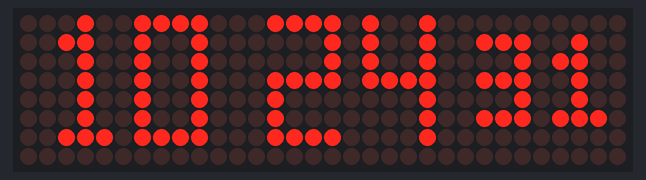
This sketch was run on a simulated ESP32-C3. On the bench: 32×8 LED matrix. WiFi joins after 1.5 s; servers stay silent unless stated; the local clock reads 2024-03-15 10:24:30 at power-on unless the sketch sets it; EEPROM starts erased; web services answer with replies made up by the test bench; what the sketch prints to the serial monitor is not drawn.

Above: at 1.9 s.
At 5.9 s:
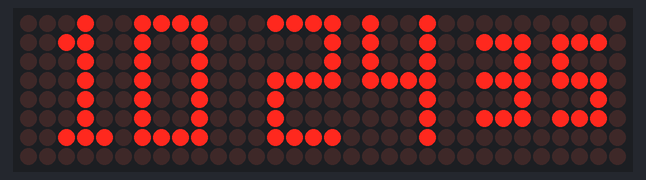
At 10.9 s:
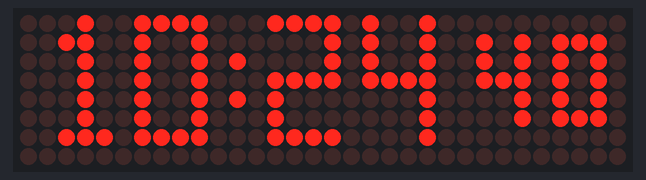
At 19.9 s:
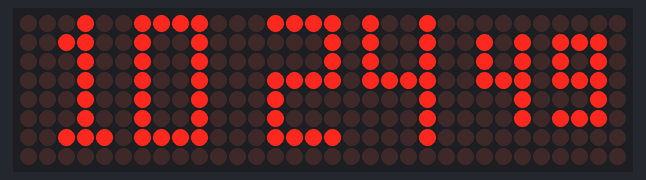
At 28.9 s:
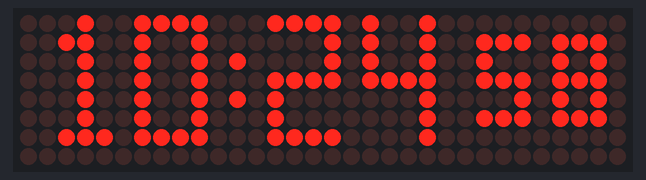
At 38.9 s:
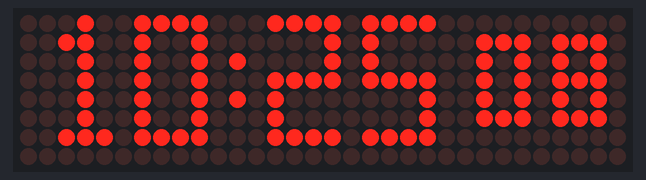

Measured:
- what the display in image 0 shows lasts 0.9 s, from 1.9 s to 2.8 s
- what the display in image 1 shows lasts 1.0 s, from 5.8 s to 6.8 s

The sketch:

Max7219_Clock_1.ino
```cpp
// ===============================================
// ESP32C3 MAX7219 NTP Clock - Enhanced Version
// Features: WiFi recovery, EEPROM config, auto-geolocation, power optimization
// ===============================================

#include <WiFi.h>
#include <WiFiClient.h>
#include <HTTPClient.h>
#include <EEPROM.h>
#include <time.h>
#include <MD_Parola.h>
#include <SPI.h>
#include <ArduinoJson.h>

#include "Font_Data.h"
#include "WiFiConfig.h"

// =============== HARDWARE CONFIGURATION ===============
#define HARDWARE_TYPE MD_MAX72XX::FC16_HW
#define MAX_DEVICES 4

// Display SPI pins (ESP32-C3 Super Mini pinout)
// On the Super Mini breakout the exposed SPI pins are:
//   SCK  -> GPIO4
//   MOSI -> GPIO6
//   CS   -> GPIO7
// (MISO is not used by MAX7219)
#define CLK_PIN   18
#define DATA_PIN  23
#define CS_PIN    5

MD_Parola P = MD_Parola(HARDWARE_TYPE, DATA_PIN, CLK_PIN, CS_PIN, MAX_DEVICES);

// =============== DISPLAY CONFIGURATION ===============
#define SPEED_TIME  75
#define PAUSE_TIME  0
#define MAX_MESG    20

// =============== TIME CONFIGURATION ===============
// Timezone in seconds: Auto-detected from geolocation during startup
// Fallback: 0 = UTC (will be overridden by geolocation)
int32_t TIMEZONE_SECONDS = 0;
const int DST = 0;

// NTP servers for time synchronization
const char* NTP_SERVERS[] = {"pool.ntp.org", "time.nist.gov"};

// Geolocation API endpoint
const char* GEOLOCATION_API = "http://ip-api.com/json/?fields=country,city,lat,lon,timezone,offset";

// =============== EEPROM CONFIGURATION ===============
#define EEPROM_SIZE 512
#define SSID_ADDR 0
#define PASS_ADDR 33
#define INIT_FLAG_ADDR 66
#define TIMEZONE_ADDR 70
#define LOCATION_ADDR 80

// =============== WIFI CONFIGURATION ===============
#define WIFI_RETRY_DELAY 500      // ms between connection attempts
#define WIFI_MAX_RETRIES 20       // max attempts during setup
#define WIFI_RECONNECT_INTERVAL 30000  // check connection every 30s
#define WIFI_RECONNECT_TIMEOUT 10000   // timeout for reconnection attempt

// =============== GLOBAL VARIABLES ===============
// Time variables
uint16_t h, m, s;
uint8_t dow, day, month;
String year;

// Display buffers
char szTime[9];      // HH:MM\0
char szsecond[4];    // SS\0

// WiFi state tracking
uint32_t lastWiFiCheck = 0;
bool wifiConnected = false;

// Geolocation data
struct {
  char country[32];
  char city[32];
  float latitude;
  float longitude;
  char timezone[40];
  int32_t utcOffset;  // UTC offset in seconds
} location;

// Configuration storage
struct {
  char ssid[32];
  char password[65];
} wifiConfig;


// =============== EEPROM MANAGEMENT ===============
/**
 * Initialize EEPROM and load WiFi credentials if available
 */
void initEEPROM() {
  EEPROM.begin(EEPROM_SIZE);

  uint8_t initFlag = EEPROM.read(INIT_FLAG_ADDR);
  if (initFlag == 0xAA) {
    // Load previously saved credentials
    EEPROM.readString(SSID_ADDR, wifiConfig.ssid, sizeof(wifiConfig.ssid));
    EEPROM.readString(PASS_ADDR, wifiConfig.password, sizeof(wifiConfig.password));

    // Validate loaded credentials - if SSID is empty, reset to defaults
    if (strlen(wifiConfig.ssid) == 0) {
      debugPrint("EEPROM credentials corrupted! Resetting to defaults...");
      strcpy(wifiConfig.ssid, DEFAULT_SSID);
      strcpy(wifiConfig.password, DEFAULT_PASSWORD);
      saveWiFiConfig();
    } else {
      debugPrint("Loaded WiFi credentials from EEPROM");
    }
  } else {
    // First run - use default credentials from WiFiConfig.h
    strcpy(wifiConfig.ssid, DEFAULT_SSID);
    strcpy(wifiConfig.password, DEFAULT_PASSWORD);
    saveWiFiConfig();
    debugPrint("Using default WiFi credentials");
  }
}

/**
 * Save WiFi credentials to EEPROM for persistence
 */
void saveWiFiConfig() {
  EEPROM.writeString(SSID_ADDR, wifiConfig.ssid);
  EEPROM.writeString(PASS_ADDR, wifiConfig.password);
  EEPROM.write(INIT_FLAG_ADDR, 0xAA);
  EEPROM.commit();
}

// =============== DEBUG UTILITIES ===============
/**
 * Wrapper for Serial print with minimal overhead
 */
void debugPrint(const char* msg) {
  Serial.println(msg);
}

// =============== GEOLOCATION & TIMEZONE ===============
/**
 * Fetch geolocation and timezone information from IP-API
 * Updates global location struct and TIMEZONE_SECONDS
 */
bool fetchGeolocation() {
  debugPrint("Fetching geolocation and timezone...");

  HTTPClient http;
  http.begin(GEOLOCATION_API);
  http.setConnectTimeout(5000);
  http.setTimeout(5000);

  int httpCode = http.GET();

  if (httpCode != HTTP_CODE_OK) {
    debugPrint("Geolocation API request failed");
    http.end();
    return false;
  }

  String payload = http.getString();
  http.end();

  Serial.print("Geolocation response: ");
  Serial.println(payload);

  // Parse JSON response
  StaticJsonDocument<256> doc;
  DeserializationError error = deserializeJson(doc, payload);

  if (error) {
    debugPrint("JSON parsing failed");
    return false;
  }

  // Extract location data
  strlcpy(location.country, doc["country"] | "Unknown", sizeof(location.country));
  strlcpy(location.city, doc["city"] | "Unknown", sizeof(location.city));
  location.latitude = doc["lat"] | 0.0f;
  location.longitude = doc["lon"] | 0.0f;
  strlcpy(location.timezone, doc["timezone"] | "UTC", sizeof(location.timezone));
  location.utcOffset = doc["offset"] | 0;

  // Debug: show raw offset value returned by API
  Serial.print("Raw timezone offset from API: ");
  Serial.println(location.utcOffset);

  // Normalize offset: if the API returned a small number (likely hours),
  // convert to seconds expected by configTime(). If it's already in
  // seconds (large magnitude), leave as-is.
  if (abs(location.utcOffset) < 1000) {
    Serial.print("Interpreting offset as hours, converting to seconds: ");
    Serial.println(location.utcOffset);
    location.utcOffset = location.utcOffset * 3600;
    Serial.print("Normalized timezone offset (seconds): ");
    Serial.println(location.utcOffset);
  }

  // Update timezone offset used by NTP config
  TIMEZONE_SECONDS = location.utcOffset;

  // Log location info (use helper for consistent formatting)
  printLocationInfo();

  return true;
}

/**
 * Print formatted location and timezone information to Serial
 */
void printLocationInfo() {
  debugPrint("=== Geolocation Information ===");
  // Location: City, Country (lat, lon)
  Serial.print("Location: ");
  Serial.print(location.city[0] ? location.city : "Unknown");
  Serial.print(", ");
  Serial.print(location.country[0] ? location.country : "Unknown");
  Serial.print(" (");
  Serial.print(location.latitude, 4);
  Serial.print(", ");
  Serial.print(location.longitude, 4);
  Serial.print(")\t");

  // Timezone: Name (UTC±hours)
  float hours = location.utcOffset / 3600.0f;
  Serial.print("Timezone: ");
  Serial.print(location.timezone[0] ? location.timezone : "UTC");
  Serial.print(" (UTC");
  Serial.print(hours, 2);
  Serial.println(")");
}

/**
 * Save location data to EEPROM
 */
void saveLocationData() {
  // Note: Full location struct is large for EEPROM
  // Save critical data (timezone offset) only
  // Ensure we store seconds (not hours). If utcOffset looks like hours, convert.
  int32_t storeOffset = location.utcOffset;
  if (abs(storeOffset) < 1000) {
    Serial.print("Converting location.utcOffset from hours to seconds before saving: ");
    Serial.println(storeOffset);
    storeOffset = storeOffset * 3600;
    Serial.print("Stored timezone offset (seconds): ");
    Serial.println(storeOffset);
  }
  EEPROM.put(TIMEZONE_ADDR, storeOffset);
  EEPROM.commit();
}

/**
 * Load location data from EEPROM
 */
void loadLocationData() {
  EEPROM.get(TIMEZONE_ADDR, location.utcOffset);
  Serial.print("Raw timezone offset read from EEPROM: ");
  Serial.println(location.utcOffset);

  // If value looks like hours (small magnitude), convert to seconds
  if (abs(location.utcOffset) < 1000 && location.utcOffset != 0) {
    Serial.print("Interpreting EEPROM offset as hours, converting to seconds: ");
    Serial.println(location.utcOffset);
    location.utcOffset = location.utcOffset * 3600;
    Serial.print("Normalized EEPROM timezone offset (seconds): ");
    Serial.println(location.utcOffset);
  }

  TIMEZONE_SECONDS = location.utcOffset;
  if (location.utcOffset != 0) {
    debugPrint("Loaded timezone offset from EEPROM");
  }
}

// =============== DISPLAY FUNCTIONS ===============
/**
 * Format seconds into "SS" string
 */
void formatSeconds(char* buffer) {
  sprintf(buffer, "%02d", s);
}

/**
 * Format time into "HH:MM" or "HH MM" string (with flasher effect)
 */
void formatTime(char* buffer, bool showColon = true) {
  sprintf(buffer, "%02d%c%02d", h, (showColon ? ':' : ' '), m);
}

// =============== TIME SYNCHRONIZATION ===============
/**
 * Synchronize time from NTP servers
 * Uses configTime() which handles timezone offset
 */
void syncTimeFromNTP() {
  debugPrint("Synchronizing time from NTP...");
  Serial.print("Using timezone offset (seconds): ");
  Serial.println(TIMEZONE_SECONDS);

  configTime(TIMEZONE_SECONDS, DST, NTP_SERVERS[0], NTP_SERVERS[1]);

  // Wait for time to be set (max 10 seconds)
  uint32_t startTime = millis();
  time_t now = time(nullptr);

  while (now < 24 * 3600 && (millis() - startTime) < 10000) {
    delay(100);
    now = time(nullptr);
  }

  if (now > 24 * 3600) {
    debugPrint("Time synchronized successfully");
    // Print the synchronized time
    time_t syncTime = time(nullptr);
    struct tm* p_tm = localtime(&syncTime);
    Serial.print("Fetched UTC time: ");
    Serial.print(p_tm->tm_year + 1900);
    Serial.print("-");
    if (p_tm->tm_mon + 1 < 10) Serial.print("0");
    Serial.print(p_tm->tm_mon + 1);
    Serial.print("-");
    if (p_tm->tm_mday < 10) Serial.print("0");
    Serial.print(p_tm->tm_mday);
    Serial.print(" ");
    if (p_tm->tm_hour < 10) Serial.print("0");
    Serial.print(p_tm->tm_hour);
    Serial.print(":");
    if (p_tm->tm_min < 10) Serial.print("0");
    Serial.print(p_tm->tm_min);
    Serial.print(":");
    if (p_tm->tm_sec < 10) Serial.print("0");
    Serial.println(p_tm->tm_sec);
  } else {
    debugPrint("WARNING: Time sync timed out");
  }
}

/**
 * Update global time variables from system time
 */
void updateTime() {
  time_t now = time(nullptr);
  struct tm* p_tm = localtime(&now);

  h = p_tm->tm_hour;
  m = p_tm->tm_min;
  s = p_tm->tm_sec;
}

// =============== WIFI MANAGEMENT ===============
/**
 * Initialize WiFi connection with timeout
 * Returns true if connected successfully
 */
bool initializeWiFi() {
  debugPrint("Connecting to WiFi...");
  Serial.print("SSID: ");
  Serial.println(wifiConfig.ssid);
  Serial.print("Password: ");
  Serial.println(wifiConfig.password);

  WiFi.mode(WIFI_STA);
  WiFi.begin(wifiConfig.ssid, wifiConfig.password);

  uint32_t startTime = millis();
  while (WiFi.status() != WL_CONNECTED) {
    if (millis() - startTime > 10000) {  // 10 second timeout
      debugPrint("WiFi connection timeout!");
      Serial.print("Final WiFi status: ");
      Serial.println(WiFi.status());
      return false;
    }
    delay(500);
    Serial.print(".");
  }

  Serial.println();
  Serial.println("WiFi connected!");
  Serial.print("IP address: ");
  Serial.println(WiFi.localIP());

  wifiConnected = true;
  return true;
}

/**
 * Check WiFi connection and attempt reconnection if needed
 * Call this periodically in the main loop
 */
void checkAndRestoreWiFi() {
  if (millis() - lastWiFiCheck < WIFI_RECONNECT_INTERVAL) {
    return;  // Not time to check yet
  }

  lastWiFiCheck = millis();

  if (WiFi.status() == WL_CONNECTED) {
    if (!wifiConnected) {
      wifiConnected = true;
      debugPrint("WiFi reconnected!");
    }
  } else {
    if (wifiConnected) {
      debugPrint("WiFi disconnected! Attempting to reconnect...");
      wifiConnected = false;
    }
    // Try to reconnect
    WiFi.begin(wifiConfig.ssid, wifiConfig.password);
  }
}

// =============== INITIALIZATION ===============
void setup(void) {
  Serial.begin(115200);
  delay(10);

  debugPrint("\n\n=== ESP32C3 MAX7219 NTP Clock with Auto-Geolocation ===");

  // Initialize EEPROM and load configuration
  initEEPROM();
  loadLocationData();  // Load previously detected timezone if available

  // Initialize WiFi
  if (!initializeWiFi()) {
    debugPrint("ERROR: Could not connect to WiFi");
    debugPrint("Retrying with default credentials from WiFiConfig.h...");

    // Disconnect and reset WiFi before retry
    WiFi.disconnect(true);  // true = turn off radio
    delay(500);

    strcpy(wifiConfig.ssid, DEFAULT_SSID);
    strcpy(wifiConfig.password, DEFAULT_PASSWORD);

    if (!initializeWiFi()) {
      debugPrint("ERROR: Could not connect with default credentials either");
      debugPrint("Using UTC as fallback timezone");
    }
    // Continue anyway - display will show even if WiFi fails
  }

  // Detect geolocation and timezone automatically whenever WiFi is connected,
  // including after fallback credentials succeed.
  if (wifiConnected) {
    if (fetchGeolocation()) {
      saveLocationData();
      Serial.print("Auto-detected timezone: UTC");
      if (location.utcOffset >= 0) Serial.print("+");
      Serial.print(location.utcOffset / 3600.0, 2);
      Serial.println("");
    } else {
      debugPrint("Geolocation failed, using fallback timezone");
    }
  }

  // Synchronize time from NTP using detected timezone
  if (wifiConnected) {
    syncTimeFromNTP();
  } else {
    Serial.print("WiFi not connected. Using timezone offset: ");
    Serial.print(TIMEZONE_SECONDS);
    Serial.println(" seconds");
    configTime(TIMEZONE_SECONDS, DST, NTP_SERVERS[0], NTP_SERVERS[1]);
  }

  // Show current time after sync attempt
  updateTime();
  Serial.print("Display time will show: ");
  if (h < 10) Serial.print("0");
  Serial.print(h);
  Serial.print(":");
  if (m < 10) Serial.print("0");
  Serial.println(m);

  // Initialize display
  // Ensure SPI is initialized on the correct pins for this board
  SPI.begin(CLK_PIN, -1, DATA_PIN, CS_PIN); // SCK, MISO(not used), MOSI, SS
  P.begin(4);
  P.setInvert(false);

  // Setup display zones (0=seconds, 1=time)
  P.setZone(0, 0, 0);      // Zone 0: first LED module
  P.setZone(1, 1, 3);      // Zone 1: remaining LED modules
  P.setFont(0, numeric7Seg);
  P.setFont(1, numeric7Se);

  // Initialize display with fixed print effect
  P.displayZoneText(0, szsecond, PA_LEFT, SPEED_TIME, 0, PA_PRINT, PA_NO_EFFECT);
  P.displayZoneText(1, szTime, PA_CENTER, SPEED_TIME, PAUSE_TIME, PA_PRINT, PA_NO_EFFECT);

  // Show initial time
  updateTime();
  formatTime(szTime);
  Serial.print("Display time (HH:MM): ");
  Serial.println(szTime);

  debugPrint("Setup complete!");
}

// =============== MAIN LOOP ===============
void loop(void) {
  static uint32_t lastUpdate = 0;  // Track last display update
  static bool flasher = false;     // Colon flasher for time display

  // Update display animation
  P.displayAnimate();

  // Check WiFi connection periodically (power efficient)
  checkAndRestoreWiFi();

  // Update time and display every second
  if (millis() - lastUpdate >= 1000) {
    lastUpdate = millis();

    // Update time from system
    updateTime();

    // Format time with colon flasher effect
    formatTime(szTime, flasher);
    formatSeconds(szsecond);

    // Toggle colon for blinking effect
    flasher = !flasher;

    // Update display zones with new time values
    P.displayZoneText(0, szsecond, PA_LEFT, SPEED_TIME, 0, PA_PRINT, PA_NO_EFFECT);
    P.displayZoneText(1, szTime, PA_CENTER, SPEED_TIME, PAUSE_TIME, PA_PRINT, PA_NO_EFFECT);
  }
}

void getTimentp() __attribute__((deprecated("Use syncTimeFromNTP() instead")));
void getTimentp() {
  syncTimeFromNTP();
}
```

WiFiConfig.h
```cpp
// WiFiConfig.h
#ifndef WIFI_CONFIG_H
#define WIFI_CONFIG_H

// Default WiFi credentials — change these or set via web config
#define DEFAULT_SSID "xxxxxx"
#define DEFAULT_PASSWORD "xxxxxxxx"

#endif // WIFI_CONFIG_H
```

Source omitted: Font_Data.h (9546 bytes)
